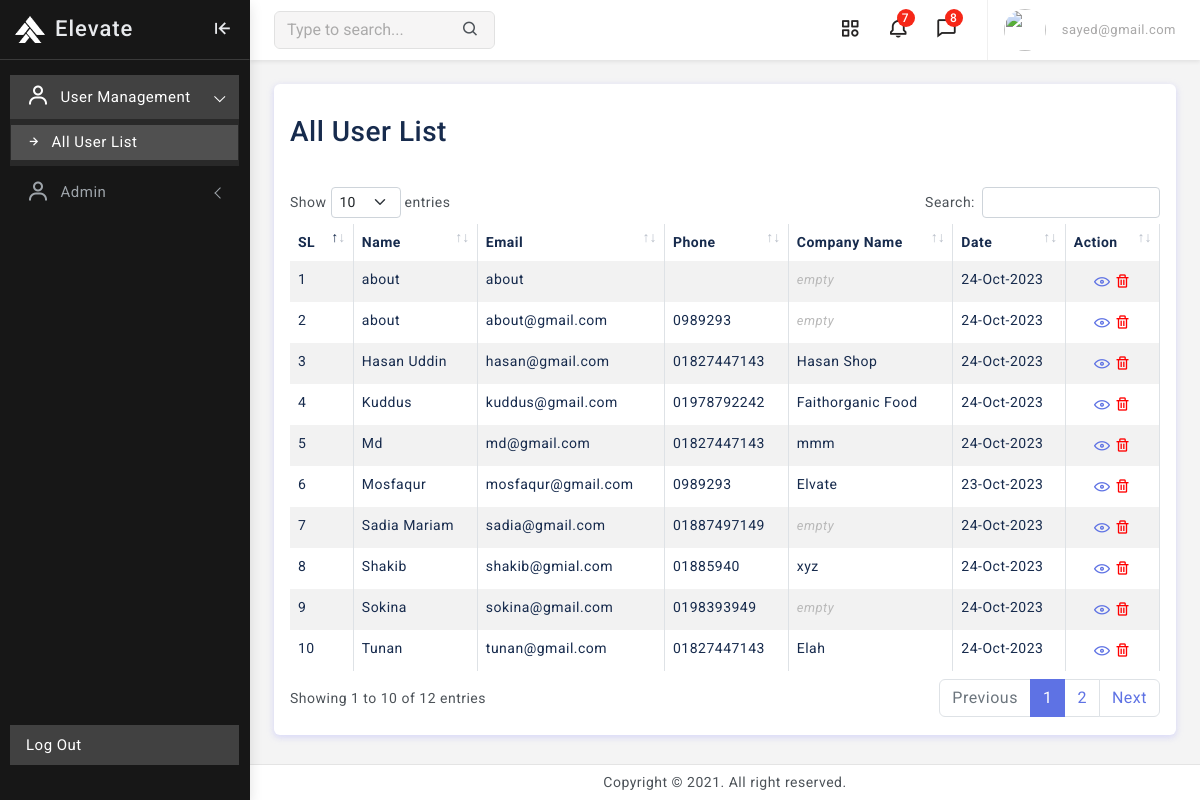
/admin/user.php (signed in), run on the app's committed database.
### tables this page shows
CREATE TABLE `all_user` (
  `id` int(11) NOT NULL,
  `name` varchar(255) NOT NULL,
  `email` varchar(255) NOT NULL,
  `phone` text NOT NULL,
  `message` text DEFAULT NULL,
  `company_name` varchar(255) DEFAULT NULL,
  `status` int(1) NOT NULL DEFAULT 1,
  `password` text DEFAULT NULL,
  `role` int(1) NOT NULL DEFAULT 2,
  `year` text NOT NULL,
  `month` text NOT NULL,
  `day` text NOT NULL
);

### admin/user.php (the view, shortened to what this page needs)
<?php
    include "inc/header.php";
?>
		<div class="page-wrapper">
			<div class="page-content">
			<?php
			$do = ( isset($_GET['do']) ) ? $_GET['do'] : "manage";
			if( $do == 'manage' ){
				?>
					<div class="card">
						<div class="card-body">
							<h3 style="padding: 15px 0 30px;">All User List</h3>
							<div class="table-responsive">
								<table id="example" class="table table-striped table-bordered" style="width:100%">
									<thead>
										<tr>
											<th>SL</th>
											<th>Name</th>
											<th>Email</th>
											<th>Phone</th>
											<th>Company Name</th>
											<th>Date</th>
											<th>Action</th>
										</tr>
									</thead>
									<tbody>
									<?php
										$userinfo  = "SELECT id as 'userID', name as 'userName', email as 'userEmail', phone as 'userPhone', year as 'year', month as 'month', company_name as 'company_name', day as 'day', message as 'message' FROM all_user where role = 2 ORDER BY name ASC";
										$userDb    = mysqli_query($db, $userinfo);
										$total_row = mysqli_num_rows($userDb);
										$sl        = 0;
										if( $total_row != 0 ){
											while( $userRow = mysqli_fetch_assoc($userDb) ){
											extract($userRow);
												$sl +=1;
												?>
													<tr>
														<td><?php echo $sl; ?></td>
														<td><?php echo $userName; ?></td>
														<td><?php echo $userEmail; ?></td>
														<td><?php echo $userPhone; ?></td>
														<td><?php
															if( !empty($company_name) )
																echo $company_name;
															else{
																?>
																	<span class="empty">empty</span>
																<?php
															}
														?></td>
														<td>
															<?php
																echo $day . "-" . $month . "-" . $year;
															?>
														</td>
														<td>
														<ul class="actionBtn">
															<li>
																<a href="#" title="<?php echo $userName; ?> Message" type="button" data-bs-toggle="modal" data-bs-target="#message<?php echo $userID; ?>">
																	<i class="lni lni-eye"></i>
																</a>
															</li>
															<li>
																<a href="" type="button" data-bs-toggle="modal" data-bs-target="#delUser<?php echo $userID; ?>" >
																<i class="bx bx-trash"></i>
																</a>
															</li>
															</ul>
														</td>
													</tr>
												<?php
											}
										} else {
											echo "<div class='alert alert-warning'> No User Found </div>";
										}
									?>
									</tbody>
								</table>
							</div>
						</div>
					</div>
				<?php
			}
?>
            </div>
		</div>
	</div>
<?php
include "inc/footer.php";
?>

### admin/inc/header.php (shortened to what this page needs)
<!doctype html>
<html lang="en" class="semi-dark">
<head>
	<link href="assets/plugins/vectormap/jquery-jvectormap-2.0.2.css" rel="stylesheet"/>
	<link href="assets/plugins/simplebar/css/simplebar.css" rel="stylesheet" />
	<link href="assets/plugins/perfect-scrollbar/css/perfect-scrollbar.css" rel="stylesheet" />
	<link href="assets/plugins/metismenu/css/metisMenu.min.css" rel="stylesheet" />
	<link href="assets/plugins/datatable/css/dataTables.bootstrap5.min.css" rel="stylesheet" />
	<link href="assets/css/pace.min.css" rel="stylesheet" />
	<link href="assets/css/bootstrap.min.css" rel="stylesheet">
	<link href="assets/css/bootstrap-extended.css" rel="stylesheet">
	<link href="assets/css/app.css" rel="stylesheet">
	<link href="assets/css/icons.css" rel="stylesheet">
	<link rel="stylesheet" href="assets/css/dark-theme.css" />
	<link rel="stylesheet" href="assets/css/semi-dark.css" />
	<link rel="stylesheet" href="assets/css/header-colors.css" />
	<link rel="stylesheet" href="assets/css/custom.css">
</head>
<body>
	<div class="wrapper">
    <?php include "inc/sidebar.php"; ?>
		<header>
			<div class="topbar d-flex align-items-center">
				<nav class="navbar navbar-expand">
					<div class="search-bar flex-grow-1">
						<div class="position-relative search-bar-box">
							<input type="text" class="form-control search-control" placeholder="Type to search..."> <span class="position-absolute top-50 search-show translate-middle-y"><i class='bx bx-search'></i></span>
						</div>
					</div>
					<div class="top-menu ms-auto">
						<ul class="navbar-nav align-items-center">
							<li class="nav-item dropdown dropdown-large">
								<a class="nav-link dropdown-toggle dropdown-toggle-nocaret" href="#" role="button" data-bs-toggle="dropdown" aria-expanded="false">	<i class='bx bx-category'></i>
								</a>
							</li>
							<li class="nav-item dropdown dropdown-large">
								<a class="nav-link dropdown-toggle dropdown-toggle-nocaret position-relative" href="#" role="button" data-bs-toggle="dropdown" aria-expanded="false"> <span class="alert-count">7</span>
									<i class='bx bx-bell'></i>
								</a>
							</li>
							<li class="nav-item dropdown dropdown-large">
								<a class="nav-link dropdown-toggle dropdown-toggle-nocaret position-relative" href="#" role="button" data-bs-toggle="dropdown" aria-expanded="false"> <span class="alert-count">8</span>
									<i class='bx bx-comment'></i>
								</a>
							</li>
						</ul>
					</div>
					<div class="user-box dropdown">
						<a class="d-flex align-items-center nav-link dropdown-toggle dropdown-toggle-nocaret" href="#" role="button" data-bs-toggle="dropdown" aria-expanded="false">
										 <img src="assets/user-image/defualt.png" alt=""class="user-img">
							<div class="user-info ps-3">
								<p class="designattion mb-0"><?php echo $_SESSION['email']; ?></p>
							</div>
						</a>
					</div>
				</nav>
			</div>
		</header>

### admin/inc/sidebar.php (shortened to what this page needs)
<div class="sidebar-wrapper" data-simplebar="true">
			<div class="sidebar-header">
				<div>
					<img src="assets/images/logo-icon.png" class="logo-icon" alt="logo icon">
				</div>
				<div>
					<h4 class="logo-text">Elevate</h4>
				</div>
				<div class="toggle-icon ms-auto"><i class='bx bx-arrow-to-left'></i>
				</div>
			</div>
			<ul class="metismenu" id="menu">
				<li>
					<a href="javascript:;" class="has-arrow">
						<div class="parent-icon"><i class="bx bx-user"></i>
						</div>
						<div class="menu-title">User Management</div>
					</a>
					<ul>
						<li> <a href="user.php"><i class="bx bx-right-arrow-alt"></i> All User List </a></li>
					</ul>
				</li>
				<li>
					<a href="javascript:;" class="has-arrow">
						<div class="parent-icon"><i class="bx bx-user"></i>
						</div>
						<div class="menu-title">Admin</div>
					</a>
				</li>
				<a href="logout.php" class="btn-logout">Log Out</a>
			</ul>
		</div>

### admin/inc/footer.php (shortened to what this page needs)
    <footer class="page-footer">
                <p class="mb-0">Copyright © 2021. All right reserved.</p>
    </footer>
</body>
</html>

### admin/assets/css/app.css (style rules this page uses)
body { font-size: 14px; color: #4c5258; letter-spacing: .5px; background-color: #f4f4f4; overflow-x: hidden; font-family: Roboto, sans-serif }
a { text-decoration: none }
.wrapper { width: 100%; position: relative }
.sidebar-wrapper { width: 250px; height: 100%; position: fixed; top: 0; bottom: 0; left: 0; background: #fff; border-right: 0 solid #e4e4e4; z-index: 11; box-shadow: 0 .3rem .8rem rgba(0, 0, 0, .12)!important; transition: all .2s ease-out }
.sidebar-header { width: 250px; height: 60px; display: flex; align-items: center; position: fixed; top: 0; bottom: 0; padding: 0 15px; z-index: 5; background: #fff; background-clip: padding-box; border-bottom: 1px solid #e4e4e4 }
.logo-icon { width: 30px }
.logo-text { font-size: 22px; margin-left: 10px; margin-bottom: 0; letter-spacing: 1px; color: #5e72e4 }
.toggle-icon { font-size: 22px; cursor: pointer; color: #5e72e4 }
.topbar { position: fixed; top: 0; left: 250px; right: 0; height: 60px; background: #fff; border-bottom: 1px solid rgb(228 228 228 / 0%); z-index: 10; box-shadow: 0 .125rem .25rem rgba(0, 0, 0, .075)!important }
.topbar .navbar { width: 100%; height: 60px; padding-left: 1.5rem; padding-right: 1.5rem; }
.page-wrapper { height: 100%; margin-top: 60px; margin-bottom: 30px; margin-left: 250px }
.page-content { padding: 1.5rem 1.5rem 0.7rem 1.5rem }
.page-footer { background: #fff; left: 250px; right: 0; bottom: 0; position: fixed; text-align: center; padding: 7px; font-size: 14px; border-top: 1px solid #e4e4e4; z-index: 3 }
.sidebar-wrapper ul { padding: 0; margin: 0; list-style: none; background: 0 0 }
.sidebar-wrapper .metismenu { background: 0 0; display: -webkit-box; display: -ms-flexbox; display: flex; padding: 10px; margin-top: 60px; -webkit-box-orient: vertical; -webkit-box-direction: normal; -ms-flex-direction: column; flex-direction: column }
.sidebar-wrapper .metismenu li+li { margin-top: 5px }
.sidebar-wrapper .metismenu li:first-child { margin-top: 5px }
.sidebar-wrapper .metismenu li:last-child { margin-bottom: 5px }
.sidebar-wrapper .metismenu>li { display: -webkit-box; display: -ms-flexbox; display: flex; -webkit-box-orient: vertical; -webkit-box-direction: normal; -ms-flex-direction: column; flex-direction: column; position: relative }
.sidebar-wrapper .metismenu a { position: relative; display: flex; align-items: center; justify-content: left; padding: 8px 15px; font-size: 15px; color: #5f5f5f; outline-width: 0; text-overflow: ellipsis; overflow: hidden; letter-spacing: .5px; border: 1px solid #ffffff00; transition: all .3s ease-out }
.sidebar-wrapper .metismenu a .parent-icon { font-size: 24px; line-height: 1 }
.sidebar-wrapper .metismenu a .menu-title { margin-left: 10px }
.sidebar-wrapper .metismenu ul a { padding: 6px 15px 6px 15px; font-size: 15px; border: 0 }
.sidebar-wrapper .metismenu ul a i { margin-right: 10px }
.sidebar-wrapper .metismenu ul { border: 1px solid #ededed; background: #fff }
.sidebar-wrapper .metismenu .mm-active>a, .sidebar-wrapper .metismenu a:active, .sidebar-wrapper .metismenu a:focus, .sidebar-wrapper .metismenu a:hover { color: #5e72e4; text-decoration: none; background-color: rgba(94, 114, 228, 0.12) }
.metismenu .has-arrow:after { position: absolute; content: ""; width: .5em; height: .5em; border-style: solid; border-width: 1.2px 0 0 1.2px; border-color: initial; right: 15px; transform: rotate(-45deg) translateY(-50%); transform-origin: top; top: 50%; transition: all .3s ease-out }
input::placeholder { color: #000!important; opacity: .3!important }
.search-bar-box { width: 40% }
.search-control { background-color: #f6f5f5; border: 1px solid #e1e1e1; padding-right: 2.5rem }
.search-show { font-size: 18px; right: 15px }
.topbar .navbar .navbar-nav .nav-link { padding-right: .8rem; padding-left: .8rem; color: #252323; font-size: 22px }
.dropdown-toggle-nocaret:after { display: none }
.alert-count { position: absolute; top: 5px; left: 22px; width: 18px; height: 18px; display: flex; align-items: center; justify-content: center; border-radius: 50%; font-size: 12px; font-weight: 500; color: #fff; background: #f62718 }
.user-img { width: 42px; height: 42px; border-radius: 50%; border: 0 solid #e5e5e5; padding: 0; margin-left: 1rem; }
.user-info .designattion { font-size: 13px; color: #a9a8a8 }
.user-box { display: flex; align-items: center; height: 60px; border-left: 1px solid #f0f0f0; margin-left: 1rem }
.dropdown-large { position: relative }

### data on the page
all_user: name "about", email "about", shows "empty", day "24", month "Oct", year "2023"
all_user: name "about", email "about@gmail.com", phone "0989293", shows "empty", day "24", month "Oct", year "2023"
all_user: name "Hasan Uddin", email "hasan@gmail.com", phone "01827447143", company_name "Hasan Shop", day "24", month "Oct", year "2023"
all_user: name "Kuddus", email "kuddus@gmail.com", phone "01978792242", company_name "Faithorganic Food", day "24", month "Oct", year "2023"
all_user: name "Md", email "md@gmail.com", phone "01827447143", company_name "mmm", day "24", month "Oct", year "2023"
all_user: name "Mosfaqur", email "mosfaqur@gmail.com", phone "0989293", company_name "Elvate", day "23", month "Oct", year "2023"
all_user: name "Sadia Mariam", email "sadia@gmail.com", phone "01887497149", shows "empty", day "24", month "Oct", year "2023"
all_user: name "Shakib", email "shakib@gmial.com", phone "01885940", company_name "xyz", day "24", month "Oct", year "2023"
all_user: name "Sokina", email "sokina@gmail.com", phone "0198393949", shows "empty", day "24", month "Oct", year "2023"
all_user: name "Tunan", email "tunan@gmail.com", phone "01827447143", company_name "Elah", day "24", month "Oct", year "2023"

### other printed values
$_SESSION['email'] "sayed@gmail.com"
